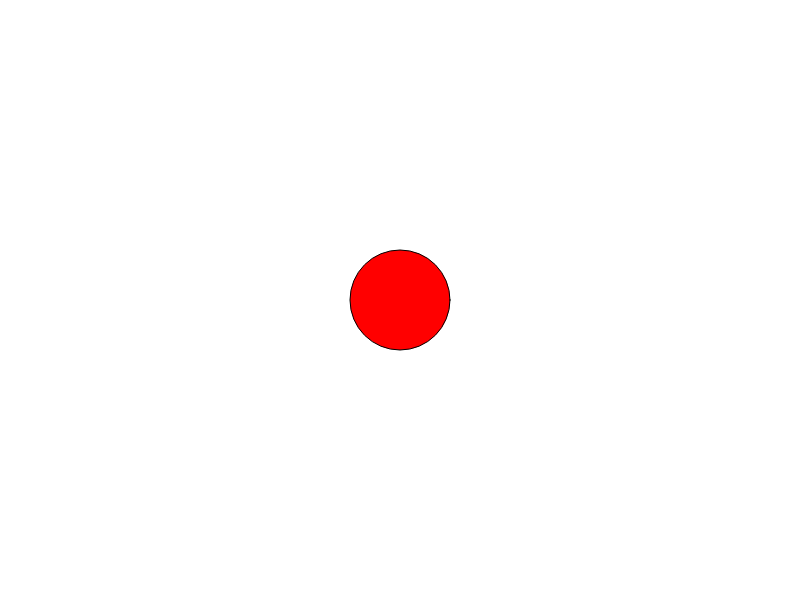
Frame 1 (no input)
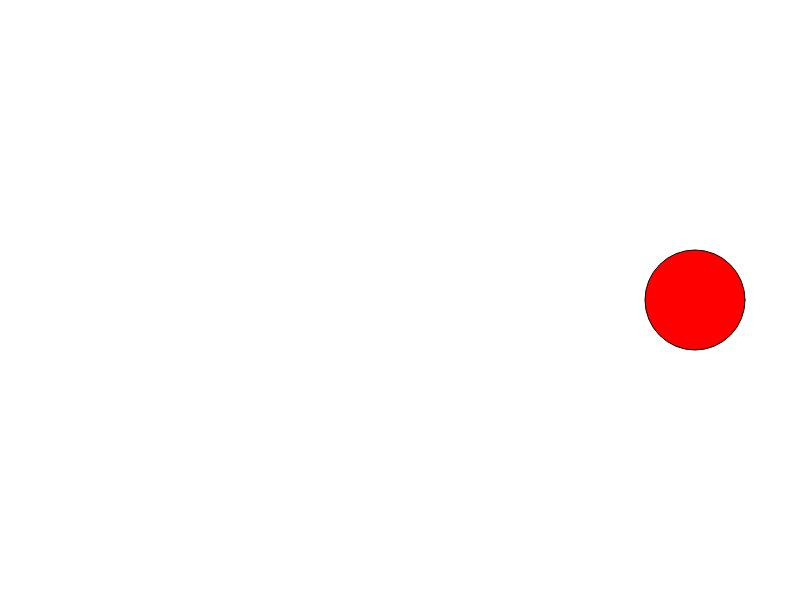
Frame 60 (no input)
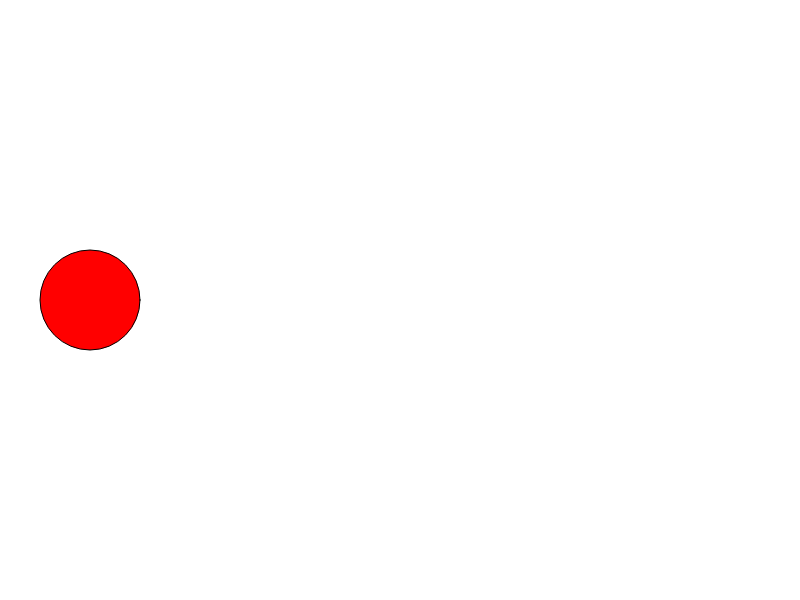
Frame 120 (the mouse pressed at the canvas centre since frame 60)

The p5.js sketch that drew these frames (run headless with seeded random() and noise() and a simulated clock; from frame 60 on, the mouse is pressed at the canvas centre):

// p5.js sketch
// ── sketch.js
function setup() {
  // put setup code here
  createCanvas(800,600);
  angleMode(DEGREES);
}

var position = 400
var diameter = 100

function draw() {
  // put drawing code here
  background(255);
  fill(255,0,0);
  circle(position,300,diameter);
  if (position >= 800 + diameter/2) {
    position = -diameter/2;
  }
  else {
    position += 5;
  }
}
